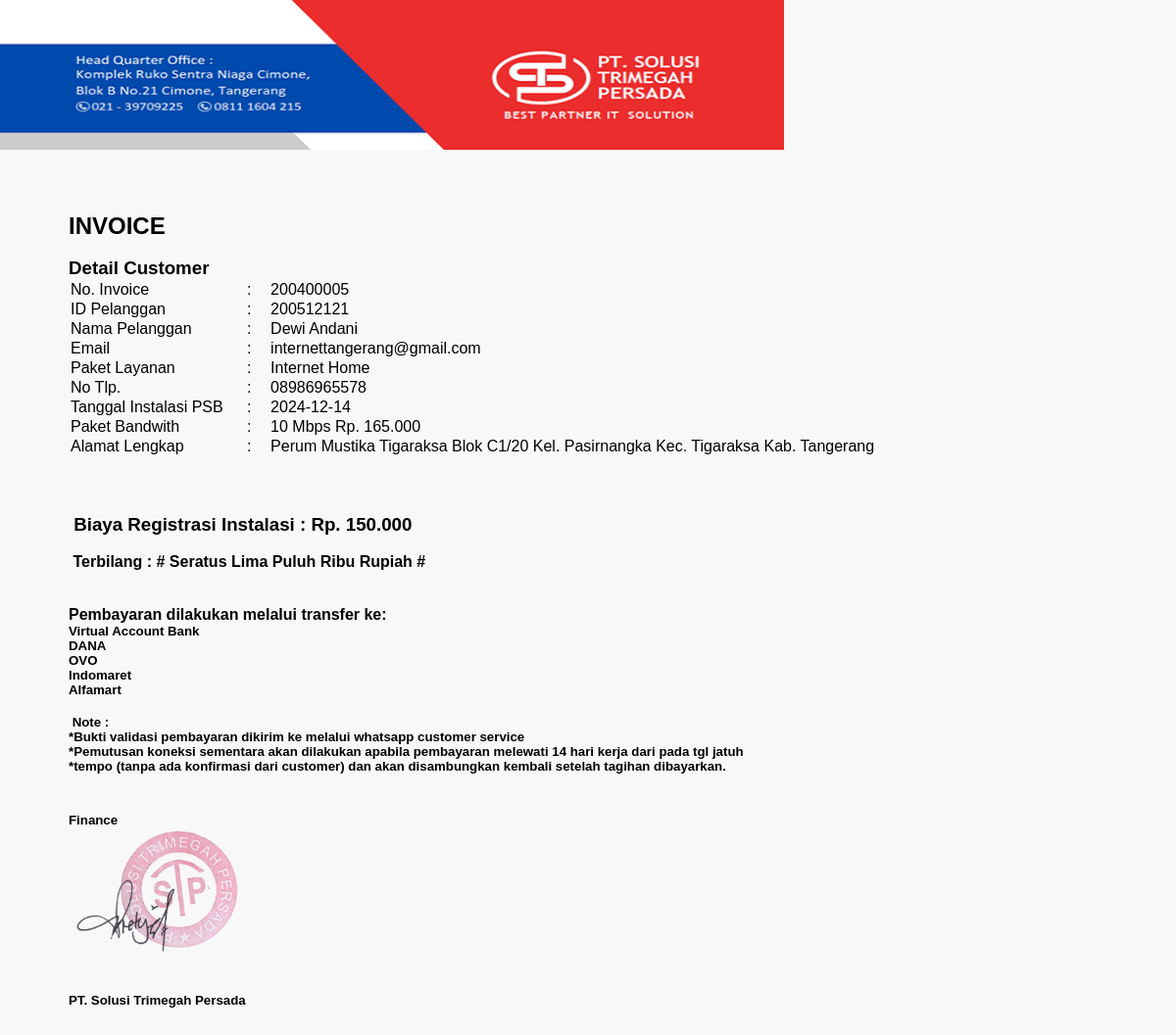
/psb/Data-Proses-Laporan/invoice.php?id=200400005 (signed in), run on the app's committed database.
### tables this page shows
CREATE TABLE `tb_laporan` (
  `id_pembayaran` int(10) NOT NULL,
  `id_pelanggan` int(20) NOT NULL,
  `nama_pelanggan` varchar(30) NOT NULL,
  `email` varchar(50) NOT NULL,
  `layanan` varchar(50) NOT NULL,
  `no_tlp` varchar(20) NOT NULL,
  `tgl_psb` text NOT NULL,
  `bandwith` varchar(50) NOT NULL,
  `alamat_pelanggan` varchar(100) NOT NULL
);

### psb/Data-Proses-Laporan/show-invoice.php (called while the page is built, shortened)
<?php
	include 'koneksi.php';
	$pelanggan = mysqli_query($conn, "SELECT * FROM tb_laporan WHERE id_pembayaran = '".$_GET['id']."' ");
	$p = mysqli_fetch_object($pelanggan)
	?>

### psb/Data-Proses-Laporan/invoice.php (the view, shortened to what this page needs)
<?php include('../Data-Proses-Laporan/show-invoice.php') ?>
<!DOCTYPE html>
<html>
<head>
	<link rel="stylesheet" type="text/css" href="css/style.css">
</head>
 <div class="banner-content">
 <a href="invoice.php"> <img src="img\logo.png"width="800 height="80 > </a>
 <section class="content">
 <td><h1 >INVOICE </h1></td>
<body>
	&nbsp;<h3>Detail Customer</h3>
	<table class="box-cetak" border="0">
		<tr>
			<td>No. Invoice</td>
			<td>&nbsp;&nbsp;&nbsp;&nbsp;&nbsp;:&nbsp;&nbsp;&nbsp;&nbsp;</td>
			<td><?php echo $p->id_pembayaran ?> </td>
		</tr>
		<tr>
			<td>ID Pelanggan</td>
			<td>&nbsp;&nbsp;&nbsp;&nbsp;&nbsp;:&nbsp;&nbsp;&nbsp;&nbsp;</td>
			<td><?php echo $p->id_pelanggan ?> </td>
		</tr>
		<tr>
			<td>Nama Pelanggan</td>
			<td>&nbsp;&nbsp;&nbsp;&nbsp;&nbsp;:</td>
			<td><?php echo $p->nama_pelanggan?> </td>
		</tr>
		<tr>
			<td>Email</td>
			<td>&nbsp;&nbsp;&nbsp;&nbsp;&nbsp;:</td>
			<td><?php echo $p->email?> </td>
		</tr>
		<tr>
			<td>Paket Layanan</td>
			<td>&nbsp;&nbsp;&nbsp;&nbsp;&nbsp;:</td>
			<td><?php echo $p->layanan?> </td>
		</tr>
		<tr>
			<td>No Tlp.</td>
			<td>&nbsp;&nbsp;&nbsp;&nbsp;&nbsp;:</td>
			<td><?php echo $p->no_tlp?> </td>
		</tr>
		<tr>
			<td>Tanggal Instalasi PSB</td>
			<td>&nbsp;&nbsp;&nbsp;&nbsp;&nbsp;:</td>
			<td><?php echo $p->tgl_psb?> </td>
		</tr>
		<tr>
			<td>Paket Bandwith</td>
			<td>&nbsp;&nbsp;&nbsp;&nbsp;&nbsp;:</td>
			<td><?php echo $p->bandwith?> </td>
		</tr>
		<tr>
			<td>Alamat Lengkap</td>
			<td>&nbsp;&nbsp;&nbsp;&nbsp;&nbsp;:</td>
			<td><?php echo $p->alamat_pelanggan?> </td>
		</tr>
	</table>
</body>
<pre> <h3> </h3></pre>
	<pre> <h3> Biaya Registrasi Instalasi : Rp. 150.000</h3></pre>
	<pre> <h4> Terbilang : # Seratus Lima Puluh Ribu Rupiah #</h4></pre>
<div>
     &nbsp;<h4> Pembayaran dilakukan melalui transfer ke:</h4>
     <h5> Virtual Account Bank</h5>
     <h5> DANA</h5>
     <h5> OVO</h5>
     <h5> Indomaret </h5>
     <h5> Alfamart</h5>
<pre> <h5> Note : </h5></pre>
<h5>*Bukti validasi pembayaran dikirim ke melalui whatsapp customer service</h5>
<h5>*Pemutusan koneksi sementara akan dilakukan apabila pembayaran melewati 14 hari kerja dari pada tgl jatuh </h5>
<h5>*tempo (tanpa ada konfirmasi dari customer) dan akan disambungkan kembali setelah tagihan dibayarkan.</h5>
    <pre> <h3> </h3></pre>
<td><h5>Finance </h5></td>
<a href="invoice.php"> <img src="img\tdd.png"width="180 height="180 > </a>
<pre> <h4> </h4></pre>
<td><h5>PT. Solusi Trimegah Persada</h5></td>
</div>
</div>
</html>

### psb/Data-Proses-Laporan/css/style.css (style rules this page uses)
* { margin: 0; padding: 0; font-family: sans-serif; }
body { background-color: #f8f8f8; }
a { text-decoration: none; }
.content { width: 90%; padding: 10px; box-sizing: border-box; margin: 50px auto; }

### data on the page
tb_laporan: id_pembayaran "200400005", id_pelanggan "200512121", nama_pelanggan "Dewi Andani", email "internettangerang@gmail.com", layanan "Internet Home", no_tlp "08986965578", tgl_psb "2024-12-14", bandwith "10 Mbps Rp. 165.000", alamat_pelanggan "Perum Mustika Tigaraksa Blok C1/20 Kel. Pasirnangka Kec. Tigaraksa Kab. Tangerang"
